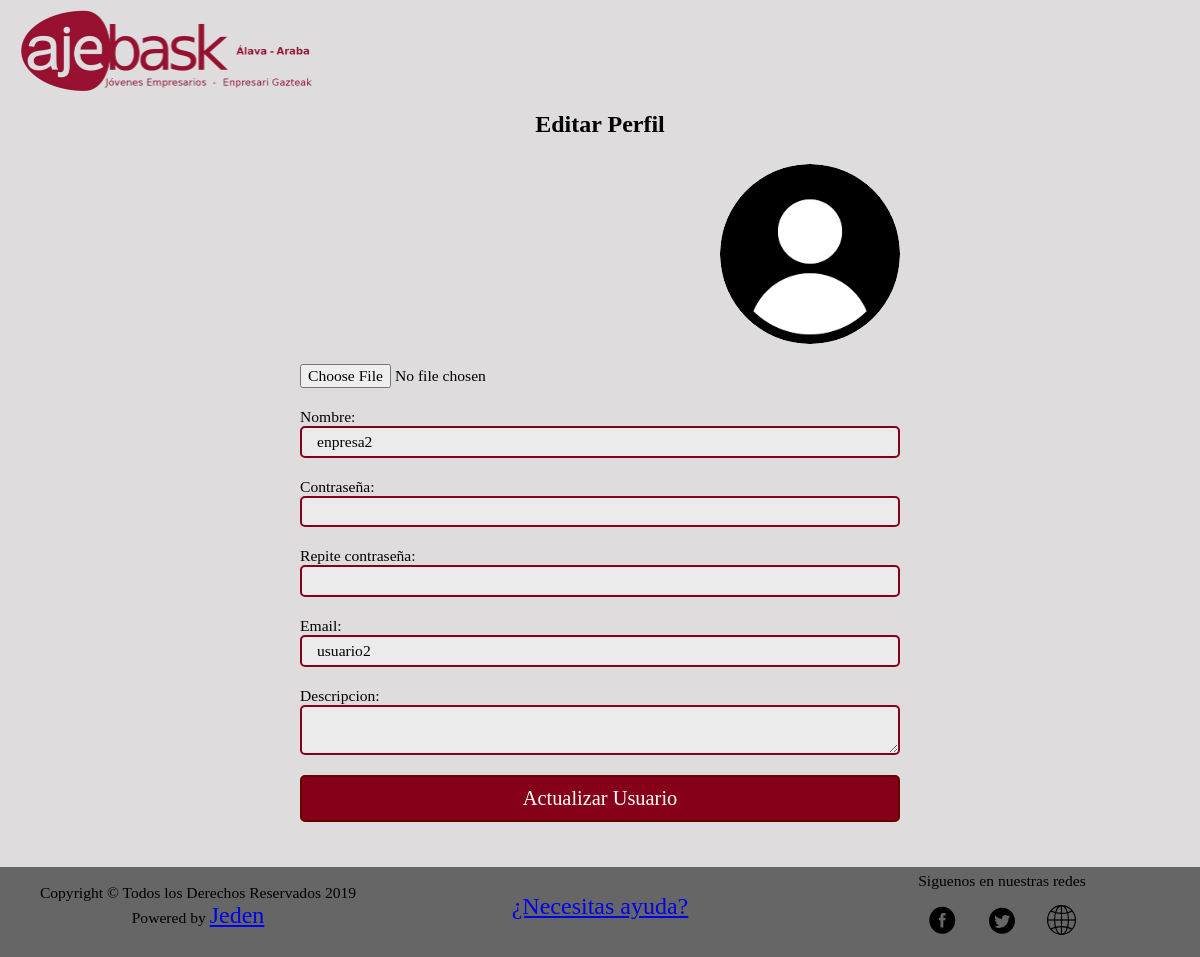
/php/editarPerfil.php (signed in), run on the app's committed database.
### tables this page shows
CREATE TABLE usuarios (
	id int NOT NULL AUTO_INCREMENT,
	usuario varchar(50) NOT NULL UNIQUE,
	password varchar(200) NOT NULL,
	nombre varchar(50) NOT NULL UNIQUE,
	foto varchar(200) NULL,
	descripcion varchar(500) NULL,
	PRIMARY KEY (id)
);

### php/database/mysql.php (called while the page is built, shortened)
<?php
function searchUsuarioOneEmail($dbh, $usuario)
{
    $data = array(
        'usuario' => $usuario,
    );
    $stmt = $dbh->prepare("SELECT id, usuario,password,nombre,foto,descripcion FROM usuarios WHERE usuario=:usuario;");
    if ($stmt->execute($data) === true) {
        return $stmt->fetchObject();
    } else {
        return false;
    }
}

### php/includes/editarPerfil.logic.php (called while the page is built, shortened)
<?php
include "database/mysql.php";
if (isset($_COOKIE["usuario"])) {
    $dbh = connect();
    $resultado = searchUsuarioOneEmail($dbh, $_COOKIE["usuario"]);
    $nombre = $resultado->nombre;
    $usuario = $resultado->usuario;
    $descripcion = $resultado->descripcion;
    $nombreFoto = $resultado->foto;
} else {
    header("location: login.php?action=editarPerfil");
}

### php/editarPerfil.php (the view, shortened to what this page needs)
<?php
include "includes/editarPerfil.logic.php";
?>
<!DOCTYPE html>
<html lang="en">
<head>
    <link href="../css/general.css" rel="stylesheet">
    <link href="../css/normalize.css" rel="stylesheet">
    <link href="../css/editarPerfil.css" rel="stylesheet">
</head>
<body>
<div id="contenedor5">
    <header id="header">
        <img src="../../img/aje_logo.png" onclick="goIndex()">
    </header>
    <h1>Editar Perfil</h1>
    <div id="divImg">
        <img id="fotoPerfil" src="../img/<?php echo $nombreFoto; ?>" alt="Error al cargar la foto">
    </div>
    <form id="datos" action="actions/editarPerfil.act.php" method="post" enctype="multipart/form-data">
        <input type="file" name="foto" accept="image/x-png,image/gif,image/jpeg">
        <label>Nombre: </label><input type="text" name="nombre" value="<?php echo $nombre; ?>">
        <label>Contraseña: </label><input type="text" name="password" value="">
        <label>Repite contraseña: </label><input type="text" name="repetirPassword" value="">
        <label>Email: </label><input type="text" name="email" value="<?php echo $usuario; ?>">
        <label>Descripcion: </label><textarea name="descripcion"
                                              value="<?php echo $descripcion; ?>"><?php echo $descripcion; ?></textarea>
        <input type="submit" value="Actualizar Usuario">
    </form>
    <?php include("includes/print/footer.print.php") ?>
</body>
</html>

### css/general.css (style rules this page uses)
input[type="text"], textarea { user-select: revert; }
* { box-sizing: border-box; user-select: none; }
html, body { margin: 0 auto; font-family: Candara; background-color: #dedcdc; min-height: 100vh; }
header { padding: 10px 0; grid-column: 1/2; grid-row: 1/2; font-size: 35px; margin-left: 10px; }
header img { width: 70%; }

### css/editarPerfil.css (style rules this page uses)
#contenedor5 { display: grid; grid-template-rows: auto auto auto 1fr auto; grid-template-columns: 100%; min-height: 100vh; }
header { grid-column: 1/2; grid-row: 1/2; }
#datos { grid-row: 4/5; grid-column: 1/2; width: 80%; display: flex; justify-self: center; justify-content: center; flex-direction: row; flex-wrap: wrap; padding-bottom: 15px; }
#datos input[type="text"], #datos input[type="password"], #datos input[type="email"], #datos textarea { font-size: 5vw; flex-basis: 100%; border: 2px solid #850018; border-radius: 5px; padding: 5px 5px 5px 5px; margin-bottom: 20px; outline: none; background-color: #ebebeb; user-select: revert; }
#datos input[type="file"] { flex-basis: 100%; font-size: 5vw; text-align: left; margin-bottom: 30px; }
input[type="submit"] { font-size: 8vw; padding: 10px; border-radius: 5px; border: 2px solid #690000; background-color: #850018; color: white; flex-basis: 100%; }
label { flex-basis: 100%; font-size: 6.5vw; }
h1 { margin: 0; font-size: 10vw; grid-column: 1/2; grid-row: 2/3; text-align: center; }
#divImg { grid-column: 1/2; grid-row: 3/4; justify-self: center; width: 80%; display: flex; justify-content: right; }
#divImg img { flex-basis: 25%; }
#fotoPerfil { grid-column: 1/2; grid-row: 3/4; width: 50%; justify-self: center; }
@media screen and (min-width: 769px) { header img { width: 25%; margin: 0; } }
@media screen and (min-width: 769px) { header { margin-left: 10px; justify-self: center; } }
@media screen and (min-width: 769px) { #contenedor5 { display: grid; grid-template-rows: auto auto auto 1fr auto; grid-template-columns: 100%; } }
@media screen and (min-width: 769px) { #datos { width: 50%; } }
@media screen and (min-width: 769px) { #datos input[type="text"], #datos input[type="password"], #datos input[type="email"], #datos textarea { padding: 5px 15px; font-size: 1.3vw; width: 60%; } }
@media screen and (min-width: 769px) { #datos input[type="file"] { font-size: 1.3vw; width: 60%; margin-bottom: 20px; text-align: right; } }
@media screen and (min-width: 769px) { h1 { font-size: 2vw; margin-bottom: 25px; } }
@media screen and (min-width: 769px) { form input[type="submit"], form input[type="button"] { font-size: 1.7vw; padding: 10px 20px; width: 60%; margin-bottom: 30px; } }
@media screen and (min-width: 769px) { label { font-size: 1.3vw; } }
@media screen and (min-width: 769px) { #divImg { margin-bottom: 20px; width: 50%; } }
@media screen and (min-width: 769px) { #fotoPerfil { width: 30%; border-radius: 50%; } }

### data on the page
usuarios: foto (picture), nombre "enpresa2", email "usuario2"
